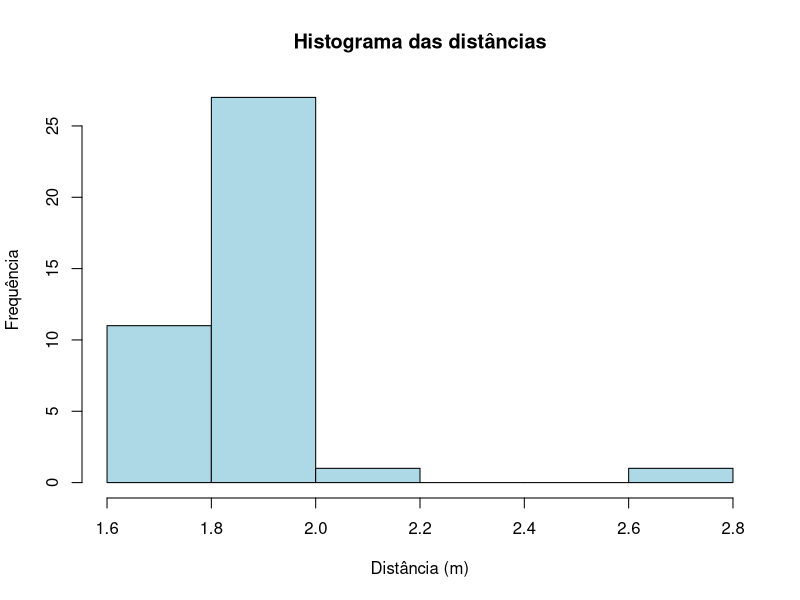
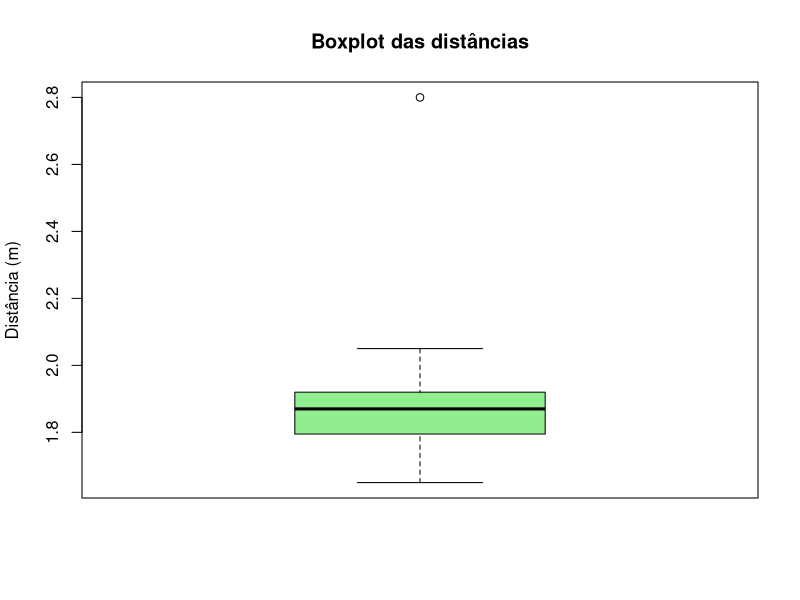
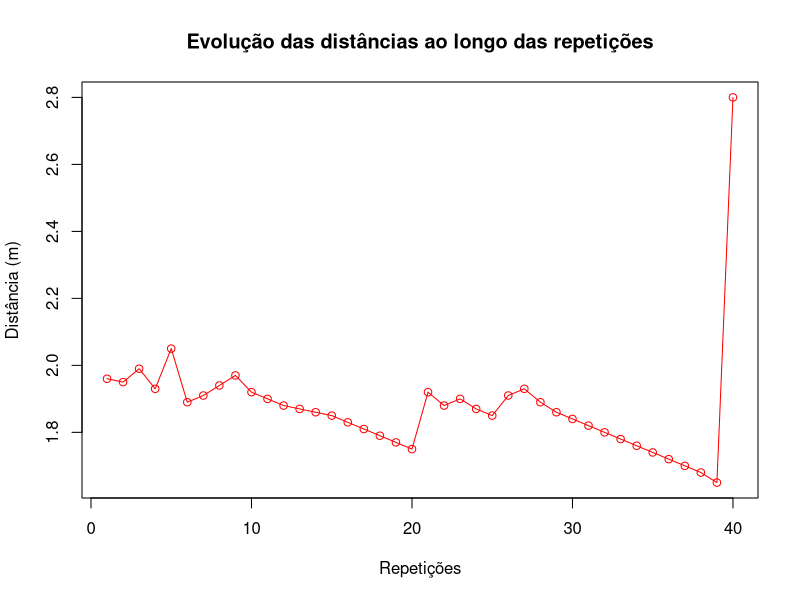

Source code (R) for these figures, in order:
## ---- chunk 1
#| echo: true

# Vetor fornecido
distancia <- c(
  1.96, 1.95, 1.99, 1.93, 2.05, 1.89, 1.91, 1.94, 1.97, 1.92,
  1.90, 1.88, 1.87, 1.86, 1.85, 1.83, 1.81, 1.79, 1.77, 1.75,
  1.92, 1.88, 1.90, 1.87, 1.85, 1.91, 1.93, 1.89, 1.86, 1.84,
  1.82, 1.80, 1.78, 1.76, 1.74, 1.72, 1.70, 1.68, 1.65, 2.80
)

# Histograma - distribuição das distâncias
hist(distancia,
     main = "Histograma das distâncias",
     xlab = "Distância (m)",
     ylab = "Frequência",
     col = "lightblue",
     border = "black")

# Boxplot - destacando outlier
boxplot(distancia,
        main = "Boxplot das distâncias",
        ylab = "Distância (m)",
        col = "lightgreen")

# Gráfico de linha - evolução ao longo das repetições
plot(distancia, type = "o",
     main = "Evolução das distâncias ao longo das repetições",
     xlab = "Repetições",
     ylab = "Distância (m)",
     col = "red")
